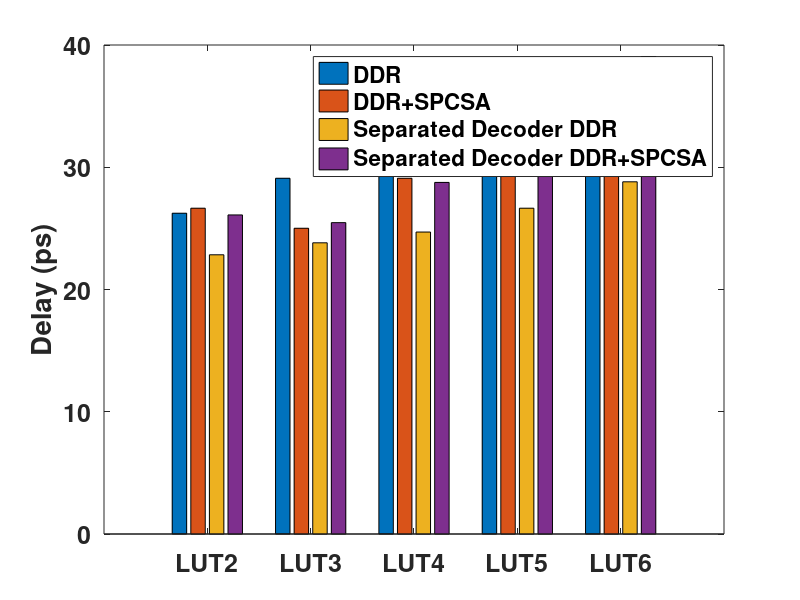
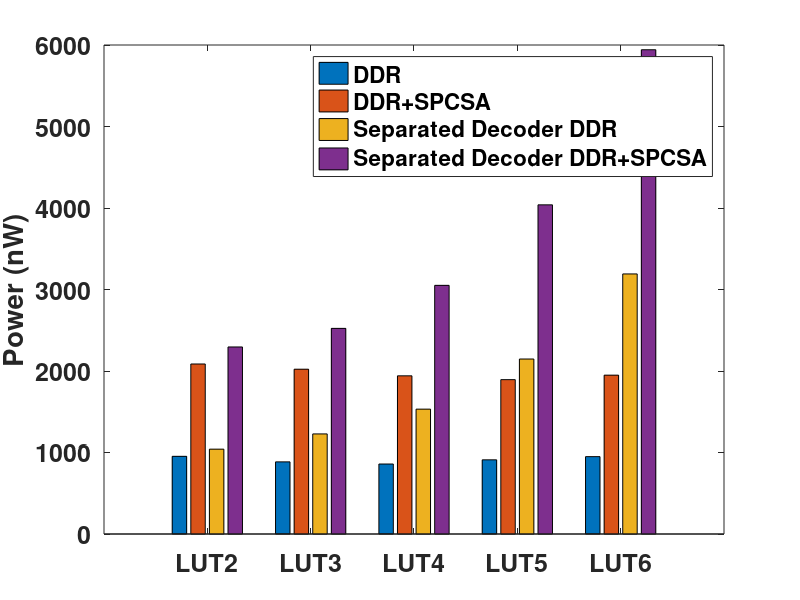
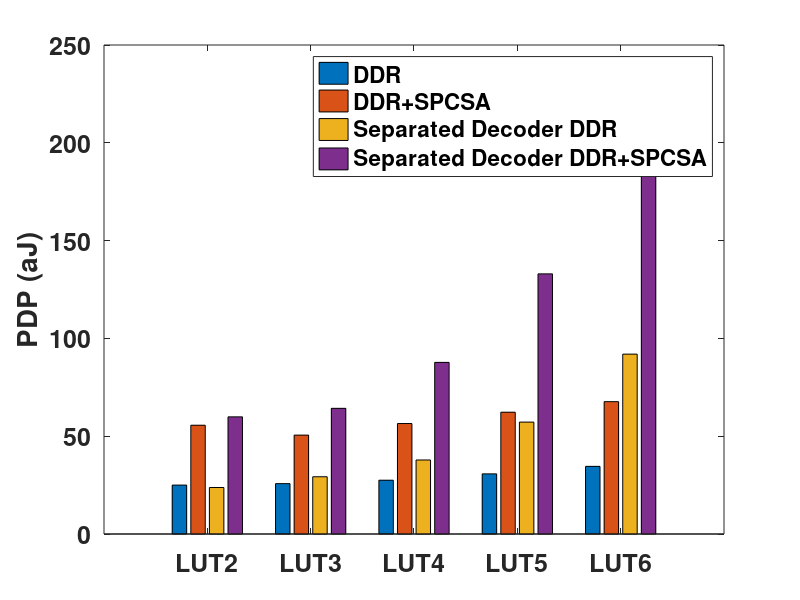
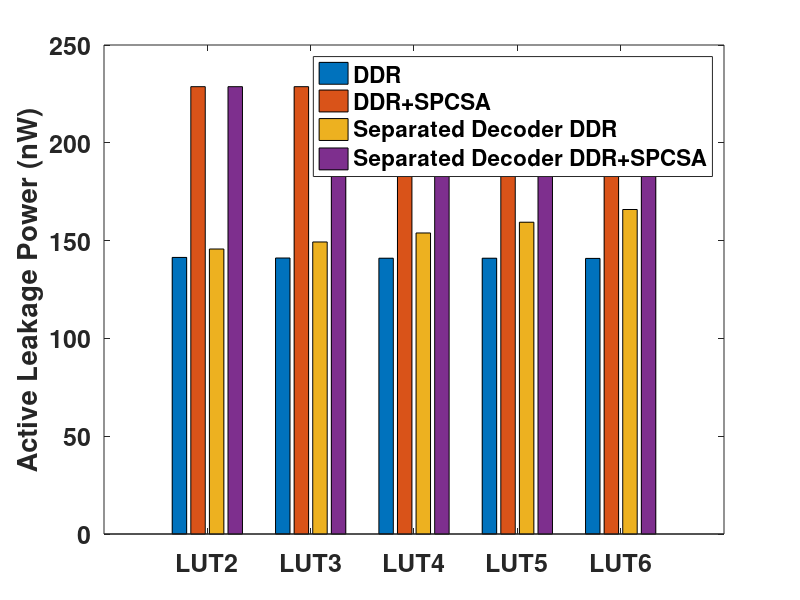

MATLAB code for these plots, in order:

close all
clear all
clc
set(0,'defaultaxesfontsize',18);
set(0,'defaultaxesfontweight','bold');


% DSR_DAT= importdata('D:\MyDocuments\Research\STTRAM\LUT results in FinFET\LUT2_DSR_asym_SPCSA_sref_sweep.dat', ' ', 1);
% cleanColheaders = strtrim(DSR_DAT.colheaders);
% sref_idx=find(strcmp('sref',cleanColheaders));
% tpz_idx=find(strcmp('Tpz',cleanColheaders));
% tpzbar_idx=find(strcmp('Tpzbar',cleanColheaders));
% delay_idx=find(strcmp('Delay',cleanColheaders));
% power_idx=find(strcmp('Power',cleanColheaders));
% fr_idx=find(strcmp('Failure_Rate%',cleanColheaders));
% 
% DSR_sref=DSR_DAT.data(:,sref_idx); %%%conversion to K-ohms unit
% DSR_tpz=(1e12).*DSR_DAT.data(:,tpz_idx); %%%conversion to Ps unit
% DSR_tpzbar=(1e12).*DSR_DAT.data(:,tpzbar_idx); %%%conversion to Ps unit
% DSR_delay=(1e12).*DSR_DAT.data(:,delay_idx); %%%conversion to Ps unit
% DSR_power=(1e9).*DSR_DAT.data(:,power_idx); %%%conversion to nW unit
% DSR_FR=DSR_DAT.data(:,fr_idx); %%%conversion to Ps unit
% 
% DSR_tpz(DSR_tpz>=500)=0;
% DSR_tpzbar(DSR_tpzbar>=500)=0;
% DSR_delay(DSR_delay>=500)=0;
% 
% figure(1);
% hold;
% plot(DSR_sref,DSR_tpz,'r-','LineWidth',2);
% plot(DSR_sref,DSR_tpzbar,'b-','LineWidth',2);
% plot(DSR_sref,DSR_delay,'g-','LineWidth',2);
% 
% xlabel('Reference MTJ Resistance Scaling');
% ylabel('Delay(pS)');
% legend('tpz','tpzbar','max delay');
% hold off;
% 
% figure(2);
% hold;
% plot(DSR_sref,DSR_FR,'r-','LineWidth',2);
% 
% xlabel('Reference MTJ Resistance Scaling');
% ylabel('Failure Rate(%)');
% %legend('Faulure Rate');
% hold off;
% 
% figure(3)
% hold;
% 
% plot(DSR_sref,DSR_tpz/max(DSR_delay),'r-','LineWidth',2);
% plot(DSR_sref,DSR_tpzbar/max(DSR_delay),'b-','LineWidth',2);
% plot(DSR_sref,DSR_delay/max(DSR_delay),'g-','LineWidth',2);
% plot(DSR_sref,DSR_FR/max(DSR_FR),'m-','LineWidth',2);
% 
% xlabel('Reference MTJ Resistance Scaling');
% ylabel('Normalized');
% legend('tpz','tpzbar','max delay','Failure Rate');
% 
% hold off;

%%%%%FinFET LUT results

%Asymmetric DSR
%    [sref  Tpz(pS)  Tpzbar(pS) Delay(pS) Power(nW) PDP(aJ)      P_leak(nW) Area(NF) Failure_Rate%]
dsr2_asym=[1.8     30.72  34.80      34.80     945.7     32.91   141.0      20       46.8];
dsr3_asym=[1.8     29.42  33.37      33.37     888.1     29.64   140.7      30       67.7];
dsr4_asym=[1.7     32.36  35.07      35.07     855.1     29.99   140.5      48       72.3];
dsr5_asym=[1.6     34.66  36.16      36.16     872.5     31.55   140.5      82       82.9];
dsr6_asym=[1.6     36.76  37.83      39.20     909.2     35.64   140.4      148      91.1]; 

%Asymmetric DSR+SPCSA
%               [sref  Tpz(pS)  Tpzbar(pS) Delay(pS) Power(nW) PDP(aJ) P_leak(nW) Area(NF) Failure_Rate%]
dsr2_asym_spcsa=[1.8   30.03    33.60      33.60     2031      68.23   228.7      30       38.2];
dsr3_asym_spcsa=[2     25.66    32.50      32.50     1977      64.24   228.7      40       58.2];
dsr4_asym_spcsa=[1.7   28.91    34.27      34.27     1906      65.32   228.7      58       67.1];
dsr5_asym_spcsa=[1.7   32.81    35.35      35.35     1843      65.14   228.7      92       88.5];
dsr6_asym_spcsa=[2.6   34.89    36.95      40.45     1885      76.25   228.7      158      99.6];

%Symmetric DSR
%        [sref  Tpz(pS)  Tpzbar(pS) Delay(pS) Power(nW) PDP(aJ) P_leak(nW) Area(NF) Failure_Rate%]
dsr2_sym=[1.8   26.64    30.66      30.66     960.6     29.45   141.0      20       50.7];
dsr3_sym=[1.8   29.07    29.07      33.56     1067      35.81   140.7      30       69.2];
dsr4_sym=[1.9   35.38    35.38      35.38     1000      35.39   140.5      48       77.8];
dsr5_sym=[1.9   34.49    34.49      38.12     1040      39.65   140.6      82       88.7];
dsr6_sym=[2.1   35.82    36.88      41.63     921.9     38.37   140.4      148      97.0];

%Symmetric DSR+SPCSA
%              [sref  Tpz(pS)  Tpzbar(pS) Delay(pS) Power(nW) PDP(aJ) P_leak(nW) Area(NF) Failure_Rate%]
dsr2_sym_spcsa=[1.9   27.15    30.59      30.59     2114      64.68   228.7      30       43.4];
dsr3_sym_spcsa=[1.8   28.42    28.42      31.67     2499      79.15   228.7      40       61.6];
dsr4_sym_spcsa=[2.0   35.11    35.11      35.11     2463      86.48   228.7      58       77.2];
dsr5_sym_spcsa=[1.9   32.68    32.68      35.97     2305      82.9    228.7      92       96.9];
dsr6_sym_spcsa=[1.5   33.32    33.38      35.01     1858      65.04   228.7      158      100];
    
%Separedted Decoder Asymmetric DSR
%#transistors for decoder = (n+4)*(2^n)
%            [sref  Tpz(pS)  Tpzbar(pS) Delay(pS) Power(nW) PDP(aJ) P_leak(nW) Area(NF) Failure_Rate%]
dsr2_sd_asym=[1.9   23.60    28.02      28.02     1011      28.31   143.9      39       50.0];
dsr3_sd_asym=[1.8   23.30    27.49      27.49     1121      30.80   146.2      75       69.4];
dsr4_sd_asym=[2.0   24.33    28.47      28.47     1260      35.87   149.5      155      88.5];
dsr5_sd_asym=[2.8   22.69    30.82      38.09     1581      60.21   153.8      331      97.1];
dsr6_sd_asym=[5.5   28.19    40.30      42.98     2135      91.77   159.1      715      99.9];

%Separedted Decoder Asymmetric DSR+SPCSA
%#transistors for decoder = (n+4)*(2^n)
%                  [sref  Tpz(pS)  Tpzbar(pS) Delay(pS) Power(nW) PDP(aJ) P_leak(nW) Area(NF) Failure_Rate%]
dsr2_sd_asym_spcsa=[2     23.08    27.64      27.64     2225      61.50   228.7      49       36.2];
dsr3_sd_asym_spcsa=[2.4   24.19    29.55      29.55     2257      66.70   228.7      85       55.2];
dsr4_sd_asym_spcsa=[3.0   26.79    30.39      30.39     2573      78.20   228.8      165      78.7]; 
dsr5_sd_asym_spcsa=[5.0   30.07    36.36      36.75     2955      108.6   228.9      341      90.5];
dsr6_sd_asym_spcsa=[8.2   36.78    43.21      43.21     3983      172.1   229.1      725      98.2];

%Separedted Decoder Symmetric DSR
%#transistors for decoder = (n+4)*(2^n)
%           [sref  Tpz(pS)  Tpzbar(pS) Delay(pS) Power(nW) PDP(aJ) P_leak(nW) Area(NF) Failure_Rate%]
dsr2_sd_sym=[1.8   27.50    23.11      27.51     989.5     27.22   144.6      40       51.8];
dsr3_sd_sym=[1.8   26.85    23.96      27.73     1134      31.45   146.7      76       69.8];
dsr4_sd_sym=[1.6   27.94    33.79      33.79     1362      46.02   150.0      156      96.8];
dsr5_sd_sym=[1.9   29.70    24.08      55.83     1642      91.64   154.3      332      97.7];
dsr6_sd_sym=[2.3   33.30    25.87      44.73     2251      100.7   159.7      716      99.9];

%Separedted Decoder Symmetric DSR+SPCSA
%#transistors for decoder = (n+4)*(2^n)
%                 [sref  Tpz(pS)  Tpzbar(pS) Delay(pS) Power(nW) PDP(aJ) P_leak(nW) Area(NF) Failure_Rate%]
dsr2_sd_sym_spcsa=[1.6   27.09    24.78      27.15     2152      58.42   228.7      50       45.8];
dsr3_sd_sym_spcsa=[1.7   28.04    23.30      28.72     2363      67.86   228.7      86       64.7];
dsr4_sd_sym_spcsa=[1.6   29.83    23.93      29.84     2603      77.68   228.8      166      85.6];
dsr5_sd_sym_spcsa=[1.4   29.60    28.44      31.23     3090      96.51   228.9      342      95.6];
dsr6_sd_sym_spcsa=[1.9   37.31    32.04      39.27     4066      159.7   229.1      726      96.9];


%DDR
%    [sref  Tpz(pS) Tpzbar(pS) Delay(pS) Power(nW) PDP(aJ) P_leak(nW) Area(NF) Failure_Rate%]
ddr2=[0     26.24   26.24      26.24     953.1     25.01   141.4      22       8.6];
ddr3=[0     29.10   28.87      29.10     885.2     25.76   141.1      38       12.3];
ddr4=[0     32.03   32.03      32.03     858.7     27.50   141.0      70       20.7];
ddr5=[0     33.77   33.77      33.77     910.3     30.75   141.0      134      35.3];
ddr6=[0     35.86   36.42      36.42     949.4     34.58   140.9      262      35.6];

%DDR+SPCSA
%          [sref  Tpz(pS) Tpzbar(pS) Delay(pS) Power(nW) PDP(aJ) P_leak(nW) Area(NF) Failure_Rate%]
ddr2_spcsa=[0     26.65   26.65      26.65     2086      55.61   228.7      32       6.4];
ddr3_spcsa=[0     25.01   25.01      25.01     2022      50.56   228.7      48       7.6];
ddr4_spcsa=[0     29.10   29.10      29.10     1941      56.48   228.7      80       20.6];
ddr5_spcsa=[0     32.88   32.88      32.88     1894      62.27   228.7      144      57.7];
ddr6_spcsa=[0     34.73   34.73      34.73     1949      67.67   228.7      272      74.7]; 

%Separedted Decoder DDR 
%       [sref  Tpz(pS) Tpzbar(pS) Delay(pS) Power(nW) PDP(aJ) P_leak(nW) Area(NF) Failure_Rate%]
ddr2_sd=[0     22.84   22.84      22.84     1041      23.77   145.7      42       10.5];
ddr3_sd=[0     23.82   23.82      23.82     1228      29.27   149.3      82       24.6];
ddr4_sd=[0     24.70   24.70      24.70     1532      37.84   153.9      170      47.1];
ddr5_sd=[0     26.65   26.65      26.65     2147      57.21   159.4      362      75.9];
ddr6_sd=[0     28.81   28.81      28.81     3191      91.96   165.9      778      99.9];

%Separedted Decoder DDR+SPCSA 
%             [sref  Tpz(pS) Tpzbar(pS) Delay(pS) Power(nW) PDP(aJ) P_leak(nW) Area(NF) Failure_Rate%]
ddr2_sd_spcsa=[0     26.10   26.10      26.10     2295      59.90   228.7      52       5.1];
ddr3_sd_spcsa=[0     25.47   25.47      25.47     2523      64.25   228.8      92       12.7];
ddr4_sd_spcsa=[0     28.76   28.76      28.76     3051      87.74   228.9      180      31.0]; %%%inconsitent
ddr5_sd_spcsa=[0     32.94   32.94      32.94     4039      133.0   229.1      372      21.3]; %%%inconsistent
ddr6_sd_spcsa=[0     39.06   39.06      39.06     5942      232.1   229.4      788      28.7];


%Static STT-Latch Based LUT at 50% output activity
%       [Delay(pS) Power(nW) P_leak(nW) Area(NF) Failure_Rate%]
static2=[12.53     2688      2021       70       ];


str={'LUT2'; 'LUT3'; 'LUT4'; 'LUT5'; 'LUT6'};

figure (4)
% y=[dsr2_asym(4) dsr2_asym_spcsa(4) dsr2_sym(4) dsr2_sym_spcsa(4) dsr2_sd_asym(4) dsr2_sd_asym_spcsa(4) dsr2_sd_sym(4) dsr2_sd_sym_spcsa(4) ddr2(4) ddr2_spcsa(4) ddr2_sd(4) ddr2_sd_spcsa(4); 
%    dsr3_asym(4) dsr3_asym_spcsa(4) dsr3_sym(4) dsr3_sym_spcsa(4) dsr3_sd_asym(4) dsr3_sd_asym_spcsa(4) dsr3_sd_sym(4) dsr3_sd_sym_spcsa(4) ddr3(4) ddr3_spcsa(4) ddr3_sd(4) ddr3_sd_spcsa(4);
%    dsr4_asym(4) dsr4_asym_spcsa(4) dsr4_sym(4) dsr4_sym_spcsa(4) dsr4_sd_asym(4) dsr4_sd_asym_spcsa(4) dsr4_sd_sym(4) dsr4_sd_sym_spcsa(4) ddr4(4) ddr4_spcsa(4) ddr4_sd(4) ddr4_sd_spcsa(4);
%    dsr5_asym(4) dsr5_asym_spcsa(4) dsr5_sym(4) dsr5_sym_spcsa(4) dsr5_sd_asym(4) dsr5_sd_asym_spcsa(4) dsr5_sd_sym(4) dsr5_sd_sym_spcsa(4) ddr5(4) ddr5_spcsa(4) ddr5_sd(4) ddr5_sd_spcsa(4);
%    dsr6_asym(4) dsr6_asym_spcsa(4) dsr6_sym(4) dsr6_sym_spcsa(4) dsr6_sd_asym(4) dsr6_sd_asym_spcsa(4) dsr6_sd_sym(4) dsr6_sd_sym_spcsa(4) ddr6(4) ddr6_spcsa(4) ddr6_sd(4) ddr6_sd_spcsa(4);];

y=[ddr2(4) ddr2_spcsa(4) ddr2_sd(4) ddr2_sd_spcsa(4); 
   ddr3(4) ddr3_spcsa(4) ddr3_sd(4) ddr3_sd_spcsa(4);
   ddr4(4) ddr4_spcsa(4) ddr4_sd(4) ddr4_sd_spcsa(4);
   ddr5(4) ddr5_spcsa(4) ddr5_sd(4) ddr5_sd_spcsa(4);
   ddr6(4) ddr6_spcsa(4) ddr6_sd(4) ddr6_sd_spcsa(4);];

plot4=bar(y);
ylabel('Delay (ps)');
% legend('Asymmetric DSR','Asymmetric DSR+SPCSA','Symmetric DSR','Symmetric DSR+SPCSA','Separated Decoder Asymmetric DSR','Separated Decoder Asymmetric DSR+SPCSA','Separated Decoder Symmetric DSR','Separated Decoder Symmetric DSR+SPCSA','DDR','DDR+SPCSA','Separated Decoder DDR','Separated Decoder DDR+SPCSA');
legend('DDR','DDR+SPCSA','Separated Decoder DDR','Separated Decoder DDR+SPCSA');

set(gca, 'XTickLabel',str, 'XTick',1:numel(str));
%set(plot4(2),'facecolor','g');

figure (5)
% y=[dsr2_asym(5) dsr2_asym_spcsa(5) dsr2_sym(5) dsr2_sym_spcsa(5) dsr2_sd_asym(5) dsr2_sd_asym_spcsa(5) dsr2_sd_sym(5) dsr2_sd_sym_spcsa(5) ddr2(5) ddr2_spcsa(5) ddr2_sd(5) ddr2_sd_spcsa(5); 
%    dsr3_asym(5) dsr3_asym_spcsa(5) dsr3_sym(5) dsr3_sym_spcsa(5) dsr3_sd_asym(5) dsr3_sd_asym_spcsa(5) dsr3_sd_sym(5) dsr3_sd_sym_spcsa(5) ddr3(5) ddr3_spcsa(5) ddr3_sd(5) ddr3_sd_spcsa(5);
%    dsr4_asym(5) dsr4_asym_spcsa(5) dsr4_sym(5) dsr4_sym_spcsa(5) dsr4_sd_asym(5) dsr4_sd_asym_spcsa(5) dsr4_sd_sym(5) dsr4_sd_sym_spcsa(5) ddr4(5) ddr4_spcsa(5) ddr4_sd(5) ddr4_sd_spcsa(5);
%    dsr5_asym(5) dsr5_asym_spcsa(5) dsr5_sym(5) dsr5_sym_spcsa(5) dsr5_sd_asym(5) dsr5_sd_asym_spcsa(5) dsr5_sd_sym(5) dsr5_sd_sym_spcsa(5) ddr5(5) ddr5_spcsa(5) ddr5_sd(5) ddr5_sd_spcsa(5);
%    dsr6_asym(5) dsr6_asym_spcsa(5) dsr6_sym(5) dsr6_sym_spcsa(5) dsr6_sd_asym(5) dsr6_sd_asym_spcsa(5) dsr6_sd_sym(5) dsr6_sd_sym_spcsa(5) ddr6(5) ddr6_spcsa(5) ddr6_sd(5) ddr6_sd_spcsa(5);];

y=[ddr2(5) ddr2_spcsa(5) ddr2_sd(5) ddr2_sd_spcsa(5); 
   ddr3(5) ddr3_spcsa(5) ddr3_sd(5) ddr3_sd_spcsa(5);
   ddr4(5) ddr4_spcsa(5) ddr4_sd(5) ddr4_sd_spcsa(5);
   ddr5(5) ddr5_spcsa(5) ddr5_sd(5) ddr5_sd_spcsa(5);
   ddr6(5) ddr6_spcsa(5) ddr6_sd(5) ddr6_sd_spcsa(5);];

plot5=bar(y);
ylabel('Power (nW)');
% legend('Asymmetric DSR','Asymmetric DSR+SPCSA','Symmetric DSR','Symmetric DSR+SPCSA','Separated Decoder Asymmetric DSR','Separated Decoder Asymmetric DSR+SPCSA','Separated Decoder Symmetric DSR','Separated Decoder Symmetric DSR+SPCSA','DDR','DDR+SPCSA','Separated Decoder DDR','Separated Decoder DDR+SPCSA');
legend('DDR','DDR+SPCSA','Separated Decoder DDR','Separated Decoder DDR+SPCSA');

set(gca, 'XTickLabel',str, 'XTick',1:numel(str));
%set(plot5(2),'facecolor','g');

figure (6)
% y=[dsr2_asym(6) dsr2_asym_spcsa(6) dsr2_sym(6) dsr2_sym_spcsa(6) dsr2_sd_asym(6) dsr2_sd_asym_spcsa(6) dsr2_sd_sym(6) dsr2_sd_sym_spcsa(6) ddr2(6) ddr2_spcsa(6) ddr2_sd(6) ddr2_sd_spcsa(6); 
%    dsr3_asym(6) dsr3_asym_spcsa(6) dsr3_sym(6) dsr3_sym_spcsa(6) dsr3_sd_asym(6) dsr3_sd_asym_spcsa(6) dsr3_sd_sym(6) dsr3_sd_sym_spcsa(6) ddr3(6) ddr3_spcsa(6) ddr3_sd(6) ddr3_sd_spcsa(6);
%    dsr4_asym(6) dsr4_asym_spcsa(6) dsr4_sym(6) dsr4_sym_spcsa(6) dsr4_sd_asym(6) dsr4_sd_asym_spcsa(6) dsr4_sd_sym(6) dsr4_sd_sym_spcsa(6) ddr4(6) ddr4_spcsa(6) ddr4_sd(6) ddr4_sd_spcsa(6);
%    dsr5_asym(6) dsr5_asym_spcsa(6) dsr5_sym(6) dsr5_sym_spcsa(6) dsr5_sd_asym(6) dsr5_sd_asym_spcsa(6) dsr5_sd_sym(6) dsr5_sd_sym_spcsa(6) ddr5(6) ddr5_spcsa(6) ddr5_sd(6) ddr5_sd_spcsa(6);
%    dsr6_asym(6) dsr6_asym_spcsa(6) dsr6_sym(6) dsr6_sym_spcsa(6) dsr6_sd_asym(6) dsr6_sd_asym_spcsa(6) dsr6_sd_sym(6) dsr6_sd_sym_spcsa(6) ddr6(6) ddr6_spcsa(6) ddr6_sd(6) ddr6_sd_spcsa(6);];

y=[ddr2(6) ddr2_spcsa(6) ddr2_sd(6) ddr2_sd_spcsa(6); 
   ddr3(6) ddr3_spcsa(6) ddr3_sd(6) ddr3_sd_spcsa(6);
   ddr4(6) ddr4_spcsa(6) ddr4_sd(6) ddr4_sd_spcsa(6);
   ddr5(6) ddr5_spcsa(6) ddr5_sd(6) ddr5_sd_spcsa(6);
   ddr6(6) ddr6_spcsa(6) ddr6_sd(6) ddr6_sd_spcsa(6);];

plot6=bar(y);
ylabel('PDP (aJ)'); 
% legend('Asymmetric DSR','Asymmetric DSR+SPCSA','Symmetric DSR','Symmetric DSR+SPCSA','Separated Decoder Asymmetric DSR','Separated Decoder Asymmetric DSR+SPCSA','Separated Decoder Symmetric DSR','Separated Decoder Symmetric DSR+SPCSA','DDR','DDR+SPCSA','Separated Decoder DDR','Separated Decoder DDR+SPCSA');
legend('DDR','DDR+SPCSA','Separated Decoder DDR','Separated Decoder DDR+SPCSA');
set(gca, 'XTickLabel',str, 'XTick',1:numel(str));
%set(plot6(2),'facecolor','g');

figure (7)
% y=[dsr2_asym(7) dsr2_asym_spcsa(7) dsr2_sym(7) dsr2_sym_spcsa(7) dsr2_sd_asym(7) dsr2_sd_asym_spcsa(7) dsr2_sd_sym(7) dsr2_sd_sym_spcsa(7) ddr2(7) ddr2_spcsa(7) ddr2_sd(7) ddr2_sd_spcsa(7); 
%    dsr3_asym(7) dsr3_asym_spcsa(7) dsr3_sym(7) dsr3_sym_spcsa(7) dsr3_sd_asym(7) dsr3_sd_asym_spcsa(7) dsr3_sd_sym(7) dsr3_sd_sym_spcsa(7) ddr3(7) ddr3_spcsa(7) ddr3_sd(7) ddr3_sd_spcsa(7);
%    dsr4_asym(7) dsr4_asym_spcsa(7) dsr4_sym(7) dsr4_sym_spcsa(7) dsr4_sd_asym(7) dsr4_sd_asym_spcsa(7) dsr4_sd_sym(7) dsr4_sd_sym_spcsa(7) ddr4(7) ddr4_spcsa(7) ddr4_sd(7) ddr4_sd_spcsa(7);
%    dsr5_asym(7) dsr5_asym_spcsa(7) dsr5_sym(7) dsr5_sym_spcsa(7) dsr5_sd_asym(7) dsr5_sd_asym_spcsa(7) dsr5_sd_sym(7) dsr5_sd_sym_spcsa(7) ddr5(7) ddr5_spcsa(7) ddr5_sd(7) ddr5_sd_spcsa(7);
%    dsr6_asym(7) dsr6_asym_spcsa(7) dsr6_sym(7) dsr6_sym_spcsa(7) dsr6_sd_asym(7) dsr6_sd_asym_spcsa(7) dsr6_sd_sym(7) dsr6_sd_sym_spcsa(7) ddr6(7) ddr6_spcsa(7) ddr6_sd(7) ddr6_sd_spcsa(7);];

y=[ddr2(7) ddr2_spcsa(7) ddr2_sd(7) ddr2_sd_spcsa(7); 
   ddr3(7) ddr3_spcsa(7) ddr3_sd(7) ddr3_sd_spcsa(7);
   ddr4(7) ddr4_spcsa(7) ddr4_sd(7) ddr4_sd_spcsa(7);
   ddr5(7) ddr5_spcsa(7) ddr5_sd(7) ddr5_sd_spcsa(7);
   ddr6(7) ddr6_spcsa(7) ddr6_sd(7) ddr6_sd_spcsa(7);];

plot7=bar(y);
ylabel('Active Leakage Power (nW)'); 
% legend('Asymmetric DSR','Asymmetric DSR+SPCSA','Symmetric DSR','Symmetric DSR+SPCSA','Separated Decoder Asymmetric DSR','Separated Decoder Asymmetric DSR+SPCSA','Separated Decoder Symmetric DSR','Separated Decoder Symmetric DSR+SPCSA','DDR','DDR+SPCSA','Separated Decoder DDR','Separated Decoder DDR+SPCSA');
legend('DDR','DDR+SPCSA','Separated Decoder DDR','Separated Decoder DDR+SPCSA');
set(gca, 'XTickLabel',str, 'XTick',1:numel(str));
%set(plot7(2),'facecolor','g');


figure (8)
% y=[dsr2_asym(8) dsr2_asym_spcsa(8) dsr2_sym(8) dsr2_sym_spcsa(8) dsr2_sd_asym(8) dsr2_sd_asym_spcsa(8) dsr2_sd_sym(8) dsr2_sd_sym_spcsa(8) ddr2(8) ddr2_spcsa(8) ddr2_sd(8) ddr2_sd_spcsa(8); 
%    dsr3_asym(8) dsr3_asym_spcsa(8) dsr3_sym(8) dsr3_sym_spcsa(8) dsr3_sd_asym(8) dsr3_sd_asym_spcsa(8) dsr3_sd_sym(8) dsr3_sd_sym_spcsa(8) ddr3(8) ddr3_spcsa(8) ddr3_sd(8) ddr3_sd_spcsa(8);
%    dsr4_asym(8) dsr4_asym_spcsa(8) dsr4_sym(8) dsr4_sym_spcsa(8) dsr4_sd_asym(8) dsr4_sd_asym_spcsa(8) dsr4_sd_sym(8) dsr4_sd_sym_spcsa(8) ddr4(8) ddr4_spcsa(8) ddr4_sd(8) ddr4_sd_spcsa(8);
%    dsr5_asym(8) dsr5_asym_spcsa(8) dsr5_sym(8) dsr5_sym_spcsa(8) dsr5_sd_asym(8) dsr5_sd_asym_spcsa(8) dsr5_sd_sym(8) dsr5_sd_sym_spcsa(8) ddr5(8) ddr5_spcsa(8) ddr5_sd(8) ddr5_sd_spcsa(8);
%    dsr6_asym(8) dsr6_asym_spcsa(8) dsr6_sym(8) dsr6_sym_spcsa(8) dsr6_sd_asym(8) dsr6_sd_asym_spcsa(8) dsr6_sd_sym(8) dsr6_sd_sym_spcsa(8) ddr6(8) ddr6_spcsa(8) ddr6_sd(8) ddr6_sd_spcsa(8);];

y=[ddr2(8) ddr2_spcsa(8) ddr2_sd(8) ddr2_sd_spcsa(8); 
   ddr3(8) ddr3_spcsa(8) ddr3_sd(8) ddr3_sd_spcsa(8);
   ddr4(8) ddr4_spcsa(8) ddr4_sd(8) ddr4_sd_spcsa(8);
   ddr5(8) ddr5_spcsa(8) ddr5_sd(8) ddr5_sd_spcsa(8);
   ddr6(8) ddr6_spcsa(8) ddr6_sd(8) ddr6_sd_spcsa(8);];

plot8=bar(y);
ylabel('Area (NF)');
% legend('Asymmetric DSR','Asymmetric DSR+SPCSA','Symmetric DSR','Symmetric DSR+SPCSA','Separated Decoder Asymmetric DSR','Separated Decoder Asymmetric DSR+SPCSA','Separated Decoder Symmetric DSR','Separated Decoder Symmetric DSR+SPCSA','DDR','DDR+SPCSA','Separated Decoder DDR','Separated Decoder DDR+SPCSA');
legend('DDR','DDR+SPCSA','Separated Decoder DDR','Separated Decoder DDR+SPCSA');
set(gca, 'XTickLabel',str, 'XTick',1:numel(str));
%set(plot8(2),'facecolor','g');

figure (9);
% y=[dsr2_asym(9) dsr2_asym_spcsa(9) dsr2_sym(9) dsr2_sym_spcsa(9) dsr2_sd_asym(9) dsr2_sd_asym_spcsa(9) dsr2_sd_sym(9) dsr2_sd_sym_spcsa(9) ddr2(9) ddr2_spcsa(9) ddr2_sd(9) ddr2_sd_spcsa(9); 
%    dsr3_asym(9) dsr3_asym_spcsa(9) dsr3_sym(9) dsr3_sym_spcsa(9) dsr3_sd_asym(9) dsr3_sd_asym_spcsa(9) dsr3_sd_sym(9) dsr3_sd_sym_spcsa(9) ddr3(9) ddr3_spcsa(9) ddr3_sd(9) ddr3_sd_spcsa(9);
%    dsr4_asym(9) dsr4_asym_spcsa(9) dsr4_sym(9) dsr4_sym_spcsa(9) dsr4_sd_asym(9) dsr4_sd_asym_spcsa(9) dsr4_sd_sym(9) dsr4_sd_sym_spcsa(9) ddr4(9) ddr4_spcsa(9) ddr4_sd(9) ddr4_sd_spcsa(9);
%    dsr5_asym(9) dsr5_asym_spcsa(9) dsr5_sym(9) dsr5_sym_spcsa(9) dsr5_sd_asym(9) dsr5_sd_asym_spcsa(9) dsr5_sd_sym(9) dsr5_sd_sym_spcsa(9) ddr5(9) ddr5_spcsa(9) ddr5_sd(9) ddr5_sd_spcsa(9);
%    dsr6_asym(9) dsr6_asym_spcsa(9) dsr6_sym(9) dsr6_sym_spcsa(9) dsr6_sd_asym(9) dsr6_sd_asym_spcsa(9) dsr6_sd_sym(9) dsr6_sd_sym_spcsa(9) ddr6(9) ddr6_spcsa(9) ddr6_sd(9) ddr6_sd_spcsa(9);];

y=[ddr2(9) ddr2_spcsa(9) ddr2_sd(9) ddr2_sd_spcsa(9); 
   ddr3(9) ddr3_spcsa(9) ddr3_sd(9) ddr3_sd_spcsa(9);
   ddr4(9) ddr4_spcsa(9) ddr4_sd(9) ddr4_sd_spcsa(9);
   ddr5(9) ddr5_spcsa(9) ddr5_sd(9) ddr5_sd_spcsa(9);
   ddr6(9) ddr6_spcsa(9) ddr6_sd(9) ddr6_sd_spcsa(9);];

plot9=bar(y);
ylabel('Failure Rate%');
% legend('Asymmetric DSR','Asymmetric DSR+SPCSA','Symmetric DSR','Symmetric DSR+SPCSA','Separated Decoder Asymmetric DSR','Separated Decoder Asymmetric DSR+SPCSA','Separated Decoder Symmetric DSR','Separated Decoder Symmetric DSR+SPCSA','DDR','DDR+SPCSA','Separated Decoder DDR','Separated Decoder DDR+SPCSA');
legend('DDR','DDR+SPCSA','Separated Decoder DDR','Separated Decoder DDR+SPCSA');
set(gca, 'XTickLabel',str, 'XTick',1:numel(str));
%set(plot9(2),'facecolor','g');

